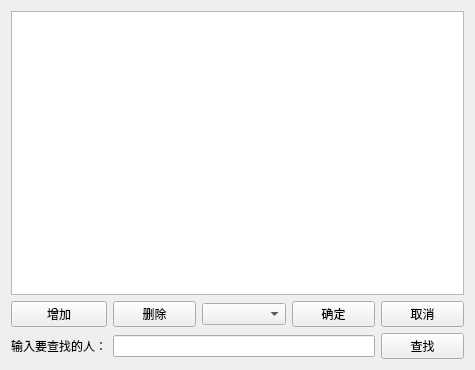
<?xml version="1.0" encoding="UTF-8"?>
<ui version="4.0">
 <class>Widget</class>
 <widget class="QWidget" name="Widget">
  <property name="geometry">
   <rect>
    <x>0</x>
    <y>0</y>
    <width>475</width>
    <height>370</height>
   </rect>
  </property>
  <property name="windowTitle">
   <string>Widget</string>
  </property>
  <layout class="QGridLayout" name="gridLayout">
   <item row="0" column="0" colspan="5">
    <widget class="QTableView" name="tableView"/>
   </item>
   <item row="1" column="0">
    <widget class="QPushButton" name="addButton">
     <property name="text">
      <string>增加</string>
     </property>
    </widget>
   </item>
   <item row="2" column="0">
    <widget class="QLabel" name="label">
     <property name="text">
      <string>输入要查找的人：</string>
     </property>
    </widget>
   </item>
   <item row="2" column="1" colspan="3">
    <widget class="QLineEdit" name="lineEdit"/>
   </item>
   <item row="2" column="4">
    <widget class="QPushButton" name="pushButton">
     <property name="text">
      <string>查找</string>
     </property>
    </widget>
   </item>
   <item row="1" column="4">
    <widget class="QPushButton" name="cancelButton">
     <property name="text">
      <string>取消</string>
     </property>
    </widget>
   </item>
   <item row="1" column="3">
    <widget class="QPushButton" name="sureButton">
     <property name="text">
      <string>确定</string>
     </property>
    </widget>
   </item>
   <item row="1" column="1">
    <widget class="QPushButton" name="delButton">
     <property name="text">
      <string>删除</string>
     </property>
    </widget>
   </item>
   <item row="1" column="2">
    <widget class="QComboBox" name="comboBox"/>
   </item>
  </layout>
 </widget>
 <resources/>
 <connections/>
</ui>
